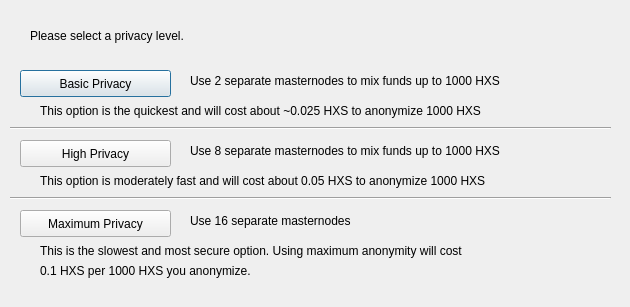
<?xml version="1.0" encoding="UTF-8"?>
<ui version="4.0">
 <class>DarksendConfig</class>
 <widget class="QDialog" name="DarksendConfig">
  <property name="geometry">
   <rect>
    <x>0</x>
    <y>0</y>
    <width>630</width>
    <height>307</height>
   </rect>
  </property>
  <property name="windowTitle">
   <string>Configure PrivateSend</string>
  </property>
  <widget class="QPushButton" name="buttonBasic">
   <property name="geometry">
    <rect>
     <x>20</x>
     <y>70</y>
     <width>151</width>
     <height>27</height>
    </rect>
   </property>
   <property name="text">
    <string>Basic Privacy</string>
   </property>
  </widget>
  <widget class="QPushButton" name="buttonHigh">
   <property name="geometry">
    <rect>
     <x>20</x>
     <y>140</y>
     <width>151</width>
     <height>27</height>
    </rect>
   </property>
   <property name="text">
    <string>High Privacy</string>
   </property>
  </widget>
  <widget class="QPushButton" name="buttonMax">
   <property name="geometry">
    <rect>
     <x>20</x>
     <y>210</y>
     <width>151</width>
     <height>27</height>
    </rect>
   </property>
   <property name="text">
    <string>Maximum Privacy</string>
   </property>
  </widget>
  <widget class="QLabel" name="label">
   <property name="geometry">
    <rect>
     <x>30</x>
     <y>20</y>
     <width>571</width>
     <height>31</height>
    </rect>
   </property>
   <property name="text">
    <string>Please select a privacy level.</string>
   </property>
  </widget>
  <widget class="QLabel" name="label_2">
   <property name="geometry">
    <rect>
     <x>190</x>
     <y>70</y>
     <width>421</width>
     <height>21</height>
    </rect>
   </property>
   <property name="text">
    <string>Use 2 separate masternodes to mix funds up to 1000 HXS</string>
   </property>
  </widget>
  <widget class="QLabel" name="label_3">
   <property name="geometry">
    <rect>
     <x>190</x>
     <y>140</y>
     <width>411</width>
     <height>21</height>
    </rect>
   </property>
   <property name="text">
    <string>Use 8 separate masternodes to mix funds up to 1000 HXS</string>
   </property>
  </widget>
  <widget class="QLabel" name="label_4">
   <property name="geometry">
    <rect>
     <x>190</x>
     <y>210</y>
     <width>421</width>
     <height>21</height>
    </rect>
   </property>
   <property name="text">
    <string>Use 16 separate masternodes</string>
   </property>
  </widget>
  <widget class="QLabel" name="label_6">
   <property name="geometry">
    <rect>
     <x>40</x>
     <y>100</y>
     <width>561</width>
     <height>21</height>
    </rect>
   </property>
   <property name="text">
    <string>This option is the quickest and will cost about ~0.025 HXS to anonymize 1000 HXS</string>
   </property>
  </widget>
  <widget class="QLabel" name="label_7">
   <property name="geometry">
    <rect>
     <x>40</x>
     <y>170</y>
     <width>561</width>
     <height>21</height>
    </rect>
   </property>
   <property name="text">
    <string>This option is moderately fast and will cost about 0.05 HXS to anonymize 1000 HXS</string>
   </property>
  </widget>
  <widget class="QLabel" name="label_8">
   <property name="geometry">
    <rect>
     <x>40</x>
     <y>240</y>
     <width>561</width>
     <height>21</height>
    </rect>
   </property>
   <property name="text">
    <string>This is the slowest and most secure option. Using maximum anonymity will cost</string>
   </property>
  </widget>
  <widget class="QLabel" name="label_9">
   <property name="geometry">
    <rect>
     <x>40</x>
     <y>260</y>
     <width>561</width>
     <height>21</height>
    </rect>
   </property>
   <property name="text">
    <string>0.1 HXS per 1000 HXS you anonymize.</string>
   </property>
  </widget>
  <widget class="Line" name="line">
   <property name="geometry">
    <rect>
     <x>10</x>
     <y>120</y>
     <width>601</width>
     <height>16</height>
    </rect>
   </property>
   <property name="orientation">
    <enum>Qt::Horizontal</enum>
   </property>
  </widget>
  <widget class="Line" name="line_2">
   <property name="geometry">
    <rect>
     <x>10</x>
     <y>190</y>
     <width>601</width>
     <height>16</height>
    </rect>
   </property>
   <property name="orientation">
    <enum>Qt::Horizontal</enum>
   </property>
  </widget>
 </widget>
 <resources/>
 <connections/>
</ui>
